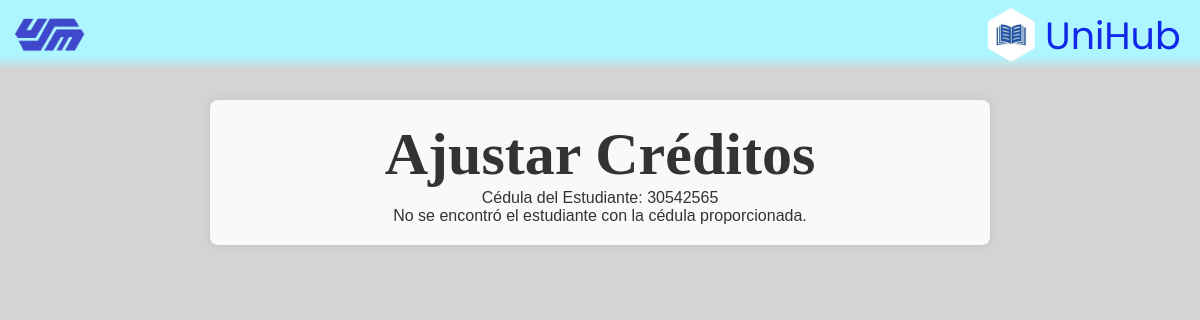
The page /ajustar_creditos.php?id_estudiante=30542565 on the database as committed earlier.
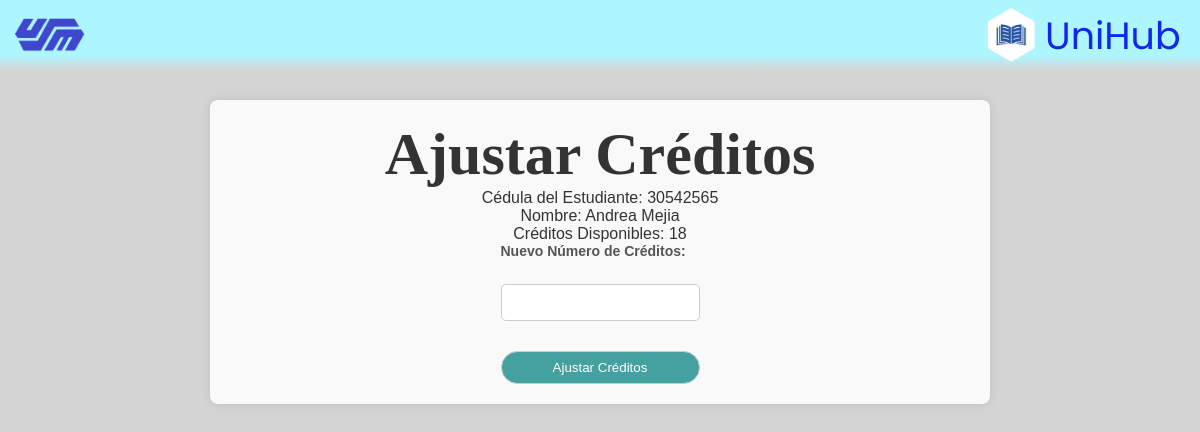
The same page on the database as committed later.
### tables this page shows
CREATE TABLE IF NOT EXISTS `datos_usuario` (
  `id` int NOT NULL AUTO_INCREMENT,
  `usuario_id` int NOT NULL,
  `cedula` varchar(20) DEFAULT NULL,
  `nombres` varchar(50) DEFAULT NULL,
  `apellidos` varchar(50) DEFAULT NULL,
  `sexo` varchar(10) DEFAULT NULL,
  `telefono` varchar(20) DEFAULT NULL,
  `correo` varchar(50) DEFAULT NULL,
  `direccion` varchar(100) DEFAULT NULL,
  PRIMARY KEY (`id`),
  KEY `usuario_id` (`usuario_id`)
);

CREATE TABLE IF NOT EXISTS `estudiantes` (
  `id` int NOT NULL AUTO_INCREMENT,
  `id_usuario` int NOT NULL,
  `cedula` int DEFAULT NULL,
  `carrera` varchar(100) NOT NULL,
  `semestre` int NOT NULL,
  `creditosdisponibles` int NOT NULL,
  PRIMARY KEY (`id`),
  KEY `id_usuario` (`id_usuario`)
);

### ajustar_creditos.php (the view, shortened to what this page needs)
<!DOCTYPE html>
<html lang="en">
<head>
    <link rel="stylesheet" href="css/style.css">
    <link rel="stylesheet" href="css/principaladministracion.css">
</head>
<body>
    <div class="cabecera">
        <button type="button" id="logoButton">
            <img src="css/logoazul.png" alt="Logo">
        </button>
        <div class="logoempresa">
            <img src="css/logounihubblanco.png" alt="Logo" class="logounihub">
            <p>UniHub</p>
        </div>
    </div>
    <div class="container">
        <h1>Ajustar Créditos</h1>
        <?php
        require 'conexion.php';
        if (isset($_GET['id_estudiante'])) {
            $cedula_estudiante = htmlspecialchars($_GET['id_estudiante']);
            echo "<p>Cédula del Estudiante: $cedula_estudiante</p>";
            $sql_estudiante = "
                SELECT du.nombres, du.apellidos, e.creditosdisponibles, e.id_usuario
                FROM datos_usuario du
                JOIN estudiantes e ON du.usuario_id = e.id_usuario
                WHERE du.cedula = ?
            ";
            if ($stmt_estudiante = $conn->prepare($sql_estudiante)) {
                $stmt_estudiante->bind_param("s", $cedula_estudiante);
                $stmt_estudiante->execute();
                $result_estudiante = $stmt_estudiante->get_result();
                if ($result_estudiante->num_rows > 0) {
                    $row_estudiante = $result_estudiante->fetch_assoc();
                    $nombres = htmlspecialchars($row_estudiante['nombres']);
                    $apellidos = htmlspecialchars($row_estudiante['apellidos']);
                    $creditosdisponibles = htmlspecialchars($row_estudiante['creditosdisponibles']);
                    $id_usuario = htmlspecialchars($row_estudiante['id_usuario']);
                    echo "<p>Nombre: $nombres $apellidos</p>";
                    echo "<p>Créditos Disponibles: $creditosdisponibles</p>";
                    echo "<form action='ajustar_creditos_procesar.php' method='post'>
                            <input type='hidden' name='id_usuario' value='$id_usuario'>
                            <input type='hidden' name='id_estudiante' value='$cedula_estudiante'>
                            <label for='creditos'>Nuevo Número de Créditos:</label>
                            <input type='number' name='creditos' id='creditos' required min='0'>
                            <div class='btn-container'>
                                <button type='submit' class='btn-ajustar'>Ajustar Créditos</button>
                            </div>
                          </form>";
                } else {
                    echo "<p>No se encontró el estudiante con la cédula proporcionada.</p>";
                }
            } else {
                echo "<p>Error al preparar la consulta de estudiante: " . $conn->error . "</p>";
            }
        } else {
            echo "<p>Cédula de estudiante no proporcionada.</p>";
        }
        ?>
    </div>
</body>
</html>

### css/style.css (style rules this page uses)
* { margin: 0; padding: 0; box-sizing: border-box; }
.container { width: 65%; height: 80%; display: flex; flex-direction: row; position: relative; overflow: hidden; border-radius: 35px; background-color: rgba(255, 255, 255, 0.750); }

### css/principaladministracion.css (style rules this page uses)
.cabecera { width: 100%; height: 70px; background: linear-gradient(to bottom, #adf5ff 0%, #adf5ff 80%, transparent 100%); display: flex; align-items: center; margin-bottom: 30px; flex-direction: row; align-content: center; justify-content: flex-end; }
.cabecera button img { width: 70px; height: auto; }
.cabecera button { position: absolute; background-color: transparent; border: none; left: 15px; cursor: pointer; user-select: none; }
.cabecera p { font-family: "Poppins", sans-serif; font-size: 38px; color: rgb(17, 39, 233); user-select: none; }
.logoempresa img { width: 70px; height: auto; }
.logoempresa { display: flex; flex-direction: row; width: 225px; height: auto; align-items: center; }
:root { --background-color: white; --text-color: black; --background-form: white; }
body { background-color: var(--background-color); color: var(--text-color); margin: 0px; height: 100vh; transition: 1s background-color ease-in-out; font-family: 'Roboto' , sans-serif; }

### ajustar_creditos.php (style rules this page uses)
body { font-family: Arial, sans-serif; --background-color: #d4d4d4; --bg-container: #f9f9f9; color: #333; }
.container { max-width: 1000px; margin: auto; background-color: var(--bg-container); padding: 20px; box-shadow: 0 0 10px rgba(0, 0, 0, 0.1); border-radius: 8px; transition: all 0.3s ease-in-out; display: flex; flex-direction: column; align-items: center; align-content: center; height: auto; animation: fadeIn 1s ease-in-out; }
h1 { text-align: center; font-family: 'Lobster', cursive; font-size: 60px; }
form { display: flex; flex-direction: column; gap: 20px; }
label { font-weight: bold; font-size: 14px; margin-bottom: 5px; color: #555; }
input { padding: 10px; border-radius: 5px; border: 1px solid #ccc; width: 100%; max-width: 300px; }
.btn-ajustar { padding: 10px; display: inline-block; padding: 8px 16px; border-radius: 20px; transition: background-color 0.3s ease, transform 0.3s ease; border: 1px solid #ccc; background-color: rgb(69, 160, 160); color: white; cursor: pointer; margin-top: 10px; width: 100%; max-width: 300px; }
.btn-container { display: flex; justify-content: center; border-radius: 15px; }

Rows that differ between the two databases and show on the page:
added datos_usuario: nombres "Andrea", apellidos "Mejia", estudiantes.creditosdisponibles "18"
Other text that changed with them:
text no longer shown: "No se encontró el estudiante con la cédula proporcionada."
text now shown: "Nombre: Créditos Disponibles: Nuevo Número de Créditos: Ajustar Créditos"
